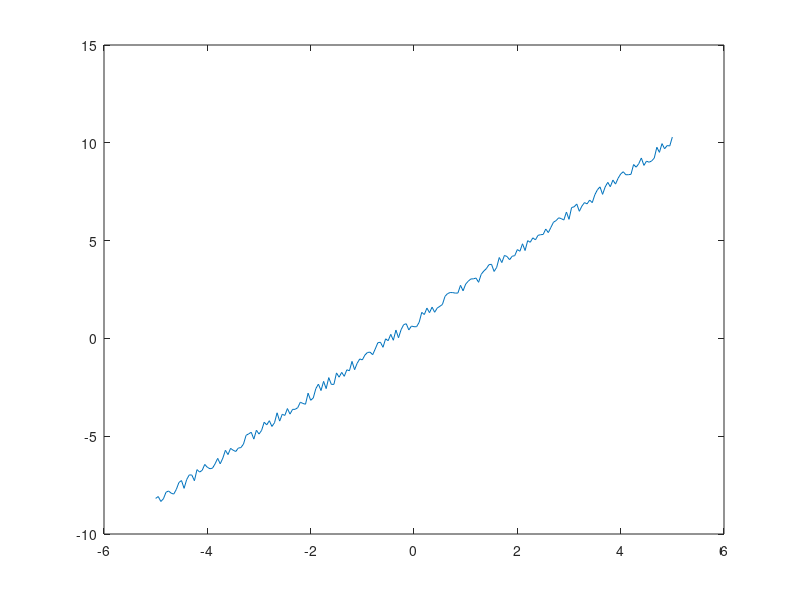

The MATLAB script that drew this image: (Note: this script raises an error after producing the figure.)
close all;clear all;clc;

[theta0 theta1] = meshgrid(-5:.05:5);
x_data=-5:0.05:5;
noise = -0.3 + (0.3-(-0.3)).*rand(1,length(x_data));
y_data=1.85*x_data+0.8+noise;
plot(x_data, y_data);
x_data = [ones(1,length(x_data(1,:))); x_data];

[m n]=size(theta0);
loss=zeros(m,n);
for i=1:m
    for j=1:n
        loss(i,j) = costfun([theta0(i,j); theta1(i,j)], x_data, y_data);
    end
end
figure;
contour(theta1, theta0, loss, 20);
colorbar;
